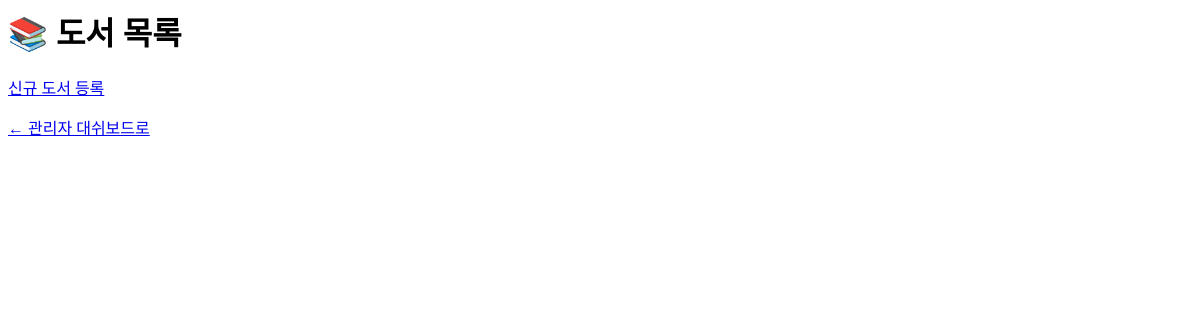
Page /myadmin/books/ (signed in) on the earlier database version.
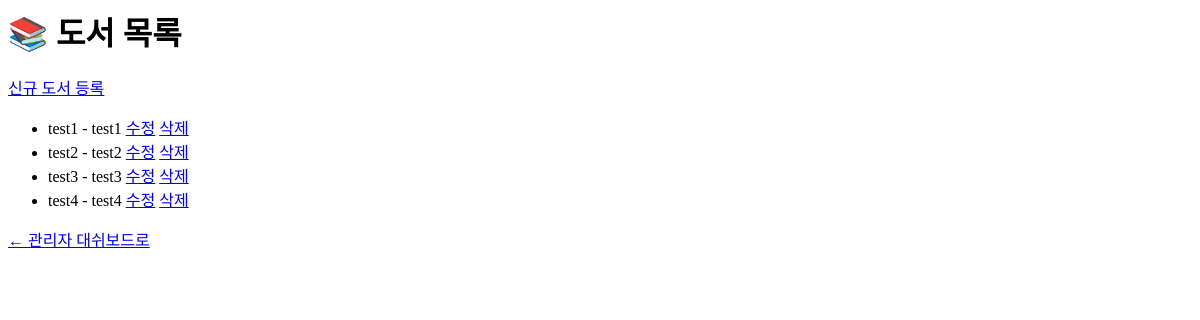
Same page on the later database version.
### library/models.py (models this page shows)
class Book(models.Model):
    bookID = models.AutoField(primary_key=True)
    title = models.CharField(max_length=200)
    author = models.CharField(max_length=100)
    available = models.BooleanField(default=True)

### myadmin/views.py (the view)
# urls.py: path('books/', views.book_list, name='book_list'),
@login_required
@user_passes_test(is_admin)
def book_list(request):
    books = Book.objects.all()
    return render(request, 'myadmin/book_list.html', {'books': books})

### myadmin/views.py (called while the page is built)
def is_admin(user):
    return user.is_authenticated and user.is_admin

### templates/myadmin/book_list.html
<h1>📚 도서 목록</h1>
<a href="{% url 'myadmin:new_book' %}">신규 도서 등록</a>
<ul>
  {% for book in books %}
    <li>
      {{ book.title }} - {{ book.author }}
      <a href="{% url 'myadmin:edit_book' book.bookID %}">수정</a>
      <a href="{% url 'myadmin:delete_book' book.bookID %}">삭제</a>
    </li>
  {% endfor %}
</ul>
<a href="{% url 'myadmin:admin_dashboard' %}">← 관리자 대쉬보드로</a>

Differences in the rows shown:
added Book: title "test1", author "test1"
added Book: title "test2", author "test2"
added Book: title "test3", author "test3"
added Book: title "test4", author "test4"
